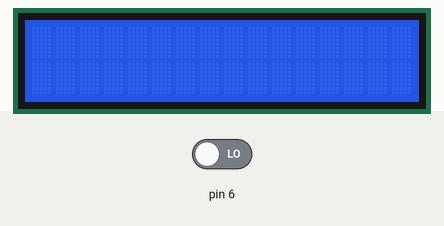
Bench run of a sketch on a simulated Arduino Uno, built with avr-gcc and run on an emulated ATmega328P. On the bench: 16×2 character LCD. Inputs (shaded band) come from the test bench; at power-on: pin 6 LOW. What the sketch prints to the serial monitor is not drawn.

Above: at 2.0 s.
2.1 s: pin 6 driven HIGH
At 3.0 s:
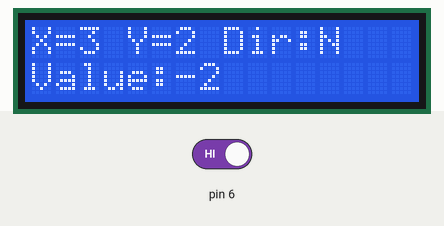
3.7 s: pin 6 driven LOW
At 4.5 s:
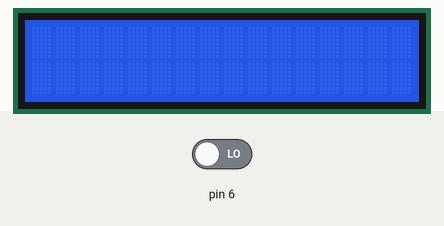
Timing chart, 0 to 6.7 s (numbered marks = the images above; inputs shaded):
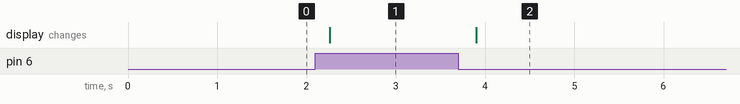

Measured:
- after the input at 2.1 s, the display: changes after 0.16 s (image 1)
- after the input at 3.7 s, the display: changes after 0.20 s (image 2)

The sketch:

Lab_9.ino
```cpp
#include <LiquidCrystal_I2C.h>

typedef struct node {
  int value = -1;
  int index = -1;
  struct node* next;
  struct node* prev;
} node_t;

enum class Direction {
  NORTH = 0,
  SOUTH = 1,
  EAST = 2,
  WEST = 3
};

/*  Note:
    Wall = -1
    Empty Space = 0
    Starting Point = -2
    Goal = -3
*/
int plotMap[] = {
  -1, -1, -1, -1, -1, -1, -1, -1, -1, -1, -1, -1, -1, -1, -1, -1,
  -1,  0, -1,  0,  0, -1,  0,  0,  0,  0,  0,  0,  0,  0,  0, -1,
  -1, -1,  0, -2,  0, -1,  0, -3,  0,  0,  0,  0,  0,  0,  0, -1,
  -1,  0, -1,  0,  0, -1,  0,  0,  0,  0,  0,  0,  0,  0,  0, -1,
  -1,  0, -1, -1, -1, -1, -1, -1, -1,  0,  0,  0,  0,  0,  0, -1,
  -1,  0,  0,  0,  0,  0,  0,  0,  0,  0,  0,  0,  0,  0,  0, -1,
  -1,  0,  0,  0,  0,  0,  0,  0,  0,  0,  0,  0,  0,  0,  0, -1,
  -1, -1, -1, -1, -1, -1, -1, -1, -1, -1, -1, -1, -1, -1, -1, -1,
};

LiquidCrystal_I2C lcd(0x27, 16, 2);

node_t* headNode;

Direction startDirection = Direction::EAST;
int currentIndex = -1;
int currentX = 0;
int currentY = 0;

void setup() {

  Serial.begin(115200);
  Serial.println("Begin");

  lcd.init();
  lcd.backlight();

  lcd.clear();

  grassFire();

  currentX = currentIndex % 16;
  currentY = currentIndex / 16;

}

void loop() {
  lcd.clear();
  while (digitalRead(6) != LOW) {
    lcd.setCursor(0, 0);
    lcd.print("X=");
    lcd.print(currentX);
    lcd.print(" Y=");
    lcd.print(currentY);
    lcd.print(" Dir:");
    switch (startDirection) {
      case Direction::NORTH: {
          lcd.print("N");
        } break;
      case Direction::EAST: {
          lcd.print("E");
        } break;
      case Direction::WEST: {
          lcd.print("W");
        } break;
      case Direction::SOUTH: {
          lcd.print("S");
        } break;
    }

    lcd.setCursor(0, 1);
    lcd.print("Value:");
    lcd.print(plotMap[currentX + currentY * 16]);

  }

  if (plotMap[currentX + currentY * 16] == 1) {
    // Arrived at destination
    lcd.clear();
    lcd.setCursor(0, 0);
    lcd.print("ARRIVED");
    while (1);
  }

  int minValue = 999;
  int dx = 0;
  int dy = 0;
  Direction newDir = Direction::NORTH;

  // North
  if (currentY != 0) {
    if (plotMap[currentIndex - 16] > 0 && plotMap[currentIndex - 16] < minValue) {
      minValue = plotMap[currentIndex - 16];
      dy = -1;
      dx = 0;
      newDir = Direction::NORTH;
    }
  }

  // South
  if (currentY != 7) {
    if (plotMap[currentIndex + 16] > 0 && plotMap[currentIndex + 16] < minValue) {
      minValue = plotMap[currentIndex + 16];
      dy = 1;
      dx = 0;
      newDir = Direction::SOUTH;
    }
  }

  // East
  if (currentX != 15) {
    if (plotMap[currentIndex + 1] > 0 && plotMap[currentIndex + 1] < minValue) {
      minValue = plotMap[currentIndex + 1];
      dy = 0;
      dx = 1;
      newDir = Direction::EAST;
    }
  }

  // West
  if (currentX != 0) {
    if (plotMap[currentIndex - 1] > 0 && plotMap[currentIndex - 1] < minValue) {
      minValue = plotMap[currentIndex - 1];
      dy = 0;
      dx = -1;
      newDir = Direction::WEST;
    }
  }

  if (startDirection != newDir) {
    switch (startDirection) {
      case Direction::NORTH:
        // North
        if (currentY != 0) {
          if (plotMap[currentIndex - 16] > 0 && plotMap[currentIndex - 16] <= minValue) {
            minValue = plotMap[currentIndex - 16];
            dy = -1;
            dx = 0;
            newDir = Direction::NORTH;
          }
        }
        break;
      case Direction::EAST:
        // East
        if (currentX != 15) {
          if (plotMap[currentIndex + 1] > 0 && plotMap[currentIndex + 1] <= minValue) {
            minValue = plotMap[currentIndex + 1];
            dy = 0;
            dx = 1;
            newDir = Direction::EAST;
          }
        }
        break;
      case Direction::SOUTH:
        // South
        if (currentY != 7) {
          if (plotMap[currentIndex + 16] > 0 && plotMap[currentIndex + 16] <= minValue) {
            minValue = plotMap[currentIndex + 16];
            dy = 1;
            dx = 0;
            newDir = Direction::SOUTH;
          }
        }
        break;
      case Direction::WEST:
        // West
        if (currentX != 0) {
          if (plotMap[currentIndex - 1] > 0 && plotMap[currentIndex - 1] <= minValue) {
            minValue = plotMap[currentIndex - 1];
            dy = 0;
            dx = -1;
            newDir = Direction::WEST;
          }
        }
        break;
    }
  }

  currentX += dx;
  currentY += dy;
  currentIndex += (16 * dy);
  currentIndex += dx;
  startDirection = newDir;

  delay(200);

}

void grassFire() {
  bool startExists = false;
  bool endExists = false;
  int startLocation = -3;

  const int l = 128;
  for (int i = 0; i < l; i++) {
    int val = plotMap[i];
    if (val == -2) {
      startExists = true;
      startLocation = i;
      currentIndex = i;
    }
    if (val == -3) endExists = true;
  }

  if (!startExists || !endExists) {
    lcd.setCursor(0, 0);
    if (!startExists) {
      lcd.print("No start exists");
      Serial.println("No start exists");
      lcd.setCursor(0, 1);
    }

    if (!endExists) {
      lcd.print("No end exists");
      Serial.println("No end exists");
    }

    while (true);

  }

  bool change = true;
  int index = 1;
  while (change) {
    change = false;
    for (int i = 0; i < l; i++) {
      if (index == 1) {
        if (plotMap[i] == -3) {

          // Look east
          if (i % 16 != 15) {
            plotMap[i + 1] = index;
            change = true;
          }

          // Look west
          if (i % 16 != 0) {
            plotMap[i - 1] = index;
            change = true;
          }

          // Look north
          if (i - 16 >= 0) {
            plotMap[i - 16] = index;
            change = true;
          }

          // Look south
          if (i + 16 < 128) {
            plotMap[i + 16] = index;
            change = true;
          }
        }
      } else {
        if (plotMap[i] == index - 1) {
          // Look north
          if (i - 16 >= 0) {
            if (plotMap[i - 16] == 0) {
              plotMap[i - 16] = index;
              change = true;
            }
          }

          // Look south
          if (i + 16 < 128) {
            if (plotMap[i + 16] == 0) {
              plotMap[i + 16] = index;
              change = true;
            }
          }

          // Look east
          if (i % 16 != 15) {
            if (plotMap[i + 1] == 0) {
              plotMap[i + 1] = index;
              change = true;
            }
          }

          // Look west
          if (i % 16 != 0) {
            if (plotMap[i - 1] == 0) {
              plotMap[i - 1] = index;
              change = true;
            }
          }
        }
      }
    }
    Serial.print("Iteration = ");
    Serial.println(index);
    for (int i = 0; i < l; i++) {
      if (plotMap[i] < 10 && plotMap[i] >= 0)
        Serial.print(" ");
      Serial.print(plotMap[i]);
      Serial.print(", ");
      if (i % 16 == 15) Serial.println();
    }
    index++;
  }

  // Check if path exists
  bool pathExists = false;
  // Look north
  if (startLocation - 16 >= 0) {
    if (plotMap[startLocation - 16] > 0) pathExists = true;
  }

  // Look south
  if (!pathExists && startLocation + 16 < 128) {
    if (plotMap[startLocation + 16] > 0) pathExists = true;
  }

  // Look east
  if (!pathExists && startLocation % 16 != 15) {
    if (plotMap[startLocation + 1] > 0) pathExists = true;
  }

  // Look west
  if (!pathExists && startLocation % 16 != 0) {
    if (plotMap[startLocation - 1] > 0) pathExists = true;
  }

  if (!pathExists) {
    lcd.clear();
    lcd.setCursor(0, 0);
    lcd.print("No path exists");
    Serial.println("No path exists");
    return;
  }

}
```
